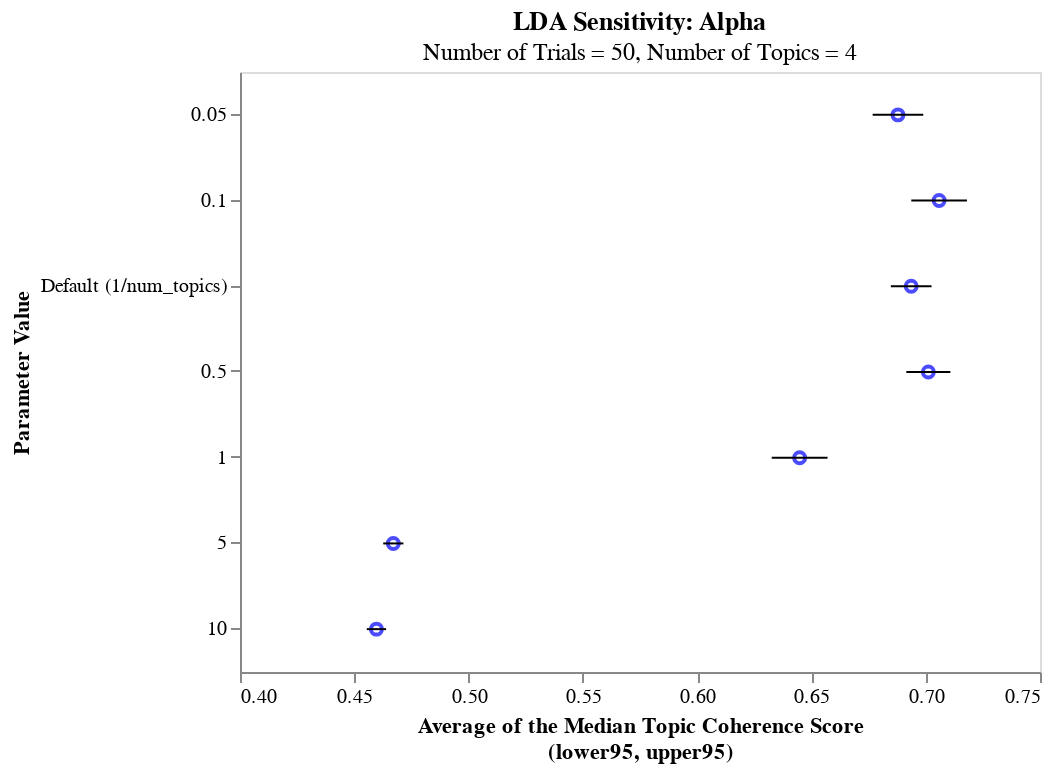

The cell this chart's notebook holds for it:
### Code cell
# thischart marks the lower and upper bound of the confidence interval
interval_chart_95 = alt.Chart(confIntDf)\
                        .mark_rule()\
                        .encode(
                                y = alt.Y('param_value:O'),
                                x = alt.X("lower", scale=alt.Scale(domain=[0.4, 0.75])),
                                x2 = "upper"
                                )

# thischart marks the average of the median topic coherance score
point_chart = alt.Chart(confIntDf)\
                  .mark_point(color="blue",size=30)\
                    .encode(
                            y = alt.Y('param_value:O', title = 'Parameter Value'),
                            x = alt.X("mean", title=['Average of the Median Topic Coherence Score'
                                                        ,'(lower95, upper95)']
                                      ,scale=alt.Scale(domain=[0.4, 0.75])),
                            )

# concat the two prior charts together
doc_top_prior_sensitivity = (point_chart + interval_chart_95)\
                                .properties(
                                    width=400,
                                    height=300,
                                    title={'text':'LDA Sensitivity: Alpha'
                                            ,'subtitle':'Number of Trials = 50, Number of Topics = 4'
                                        }
                                )\
                                .configure_axis(
                                        grid=False
                                )

doc_top_prior_sensitivity

### Figure 1 — Vega-Lite specification as saved in the notebook (floating-point values rounded to 4 significant figures)
{"config": {"view": {"continuousWidth": 300, "continuousHeight": 300}, "axis": {"grid": false}}, "layer": [{"mark": {"type": "point", "color": "blue", "size": 30}, "encoding": {"x": {"field": "mean", "scale": {"domain": [0.4, 0.75]}, "title": ["Average of the Median Topic Coherence Score", "(lower95, upper95)"], "type": "quantitative"}, "y": {"field": "param_value", "title": "Parameter Value", "type": "ordinal"}}}, {"mark": {"type": "rule"}, "encoding": {"x": {"field": "lower", "scale": {"domain": [0.4, 0.75]}, "type": "quantitative"}, "x2": {"field": "upper"}, "y": {"field": "param_value", "type": "ordinal"}}}], "data": {"name": "data-cb1e9d43a923f3c4d86e8ccc5c5f1bd4"}, "height": 300, "title": {"text": "LDA Sensitivity: Alpha", "subtitle": "Number of Trials = 50, Number of Topics = 4"}, "width": 400, "$schema": "https://vega.github.io/schema/vega-lite/v5.20.1.json", "datasets": {"data-cb1e9d43a923f3c4d86e8ccc5c5f1bd4": [{"param_value": 0.05, "mean": 0.6879, "lower": 0.6768, "upper": 0.6989}, {"param_value": 0.1, "mean": 0.7059, "lower": 0.6937, "upper": 0.718}, {"param_value": "Default (1/num_topics)", "mean": 0.6937, "lower": 0.6848, "upper": 0.7026}, {"param_value": 0.5, "mean": 0.7011, "lower": 0.6915, "upper": 0.7108}, {"param_value": 1.0, "mean": 0.6448, "lower": 0.6326, "upper": 0.6571}, {"param_value": 5.0, "mean": 0.4671, "lower": 0.4627, "upper": 0.4715}, {"param_value": 10.0, "mean": 0.4597, "lower": 0.4555, "upper": 0.4639}]}}
